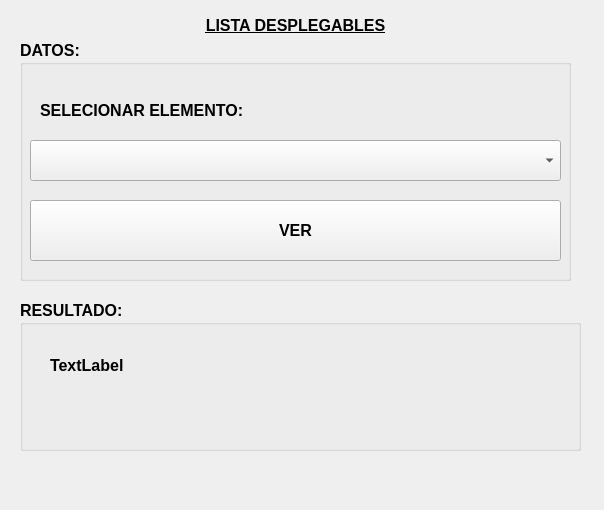
<?xml version="1.0" encoding="UTF-8"?>
<ui version="4.0">
 <class>MainWindow</class>
 <widget class="QMainWindow" name="MainWindow">
  <property name="geometry">
   <rect>
    <x>0</x>
    <y>0</y>
    <width>604</width>
    <height>510</height>
   </rect>
  </property>
  <property name="windowTitle">
   <string>MainWindow</string>
  </property>
  <widget class="QWidget" name="centralwidget">
   <widget class="QLabel" name="label">
    <property name="geometry">
     <rect>
      <x>10</x>
      <y>10</y>
      <width>571</width>
      <height>31</height>
     </rect>
    </property>
    <property name="font">
     <font>
      <pointsize>12</pointsize>
      <weight>75</weight>
      <bold>true</bold>
      <underline>true</underline>
     </font>
    </property>
    <property name="text">
     <string>LISTA DESPLEGABLES</string>
    </property>
    <property name="alignment">
     <set>Qt::AlignCenter</set>
    </property>
    <property name="wordWrap">
     <bool>false</bool>
    </property>
   </widget>
   <widget class="QGroupBox" name="groupBox">
    <property name="geometry">
     <rect>
      <x>20</x>
      <y>40</y>
      <width>551</width>
      <height>241</height>
     </rect>
    </property>
    <property name="font">
     <font>
      <pointsize>12</pointsize>
      <weight>75</weight>
      <bold>true</bold>
     </font>
    </property>
    <property name="title">
     <string>DATOS:</string>
    </property>
    <widget class="QLabel" name="label_2">
     <property name="geometry">
      <rect>
       <x>20</x>
       <y>60</y>
       <width>291</width>
       <height>21</height>
      </rect>
     </property>
     <property name="text">
      <string>SELECIONAR ELEMENTO:</string>
     </property>
    </widget>
    <widget class="QPushButton" name="btcalcular">
     <property name="geometry">
      <rect>
       <x>10</x>
       <y>160</y>
       <width>531</width>
       <height>61</height>
      </rect>
     </property>
     <property name="text">
      <string>VER</string>
     </property>
    </widget>
    <widget class="QComboBox" name="comboBox">
     <property name="geometry">
      <rect>
       <x>10</x>
       <y>100</y>
       <width>531</width>
       <height>41</height>
      </rect>
     </property>
    </widget>
   </widget>
   <widget class="QGroupBox" name="groupBox_3">
    <property name="geometry">
     <rect>
      <x>20</x>
      <y>300</y>
      <width>561</width>
      <height>151</height>
     </rect>
    </property>
    <property name="font">
     <font>
      <pointsize>12</pointsize>
      <weight>75</weight>
      <bold>true</bold>
     </font>
    </property>
    <property name="title">
     <string>RESULTADO:</string>
    </property>
    <widget class="QLabel" name="label_5">
     <property name="geometry">
      <rect>
       <x>30</x>
       <y>50</y>
       <width>121</width>
       <height>31</height>
      </rect>
     </property>
     <property name="text">
      <string>TextLabel</string>
     </property>
    </widget>
   </widget>
  </widget>
 </widget>
 <resources/>
 <connections/>
</ui>
